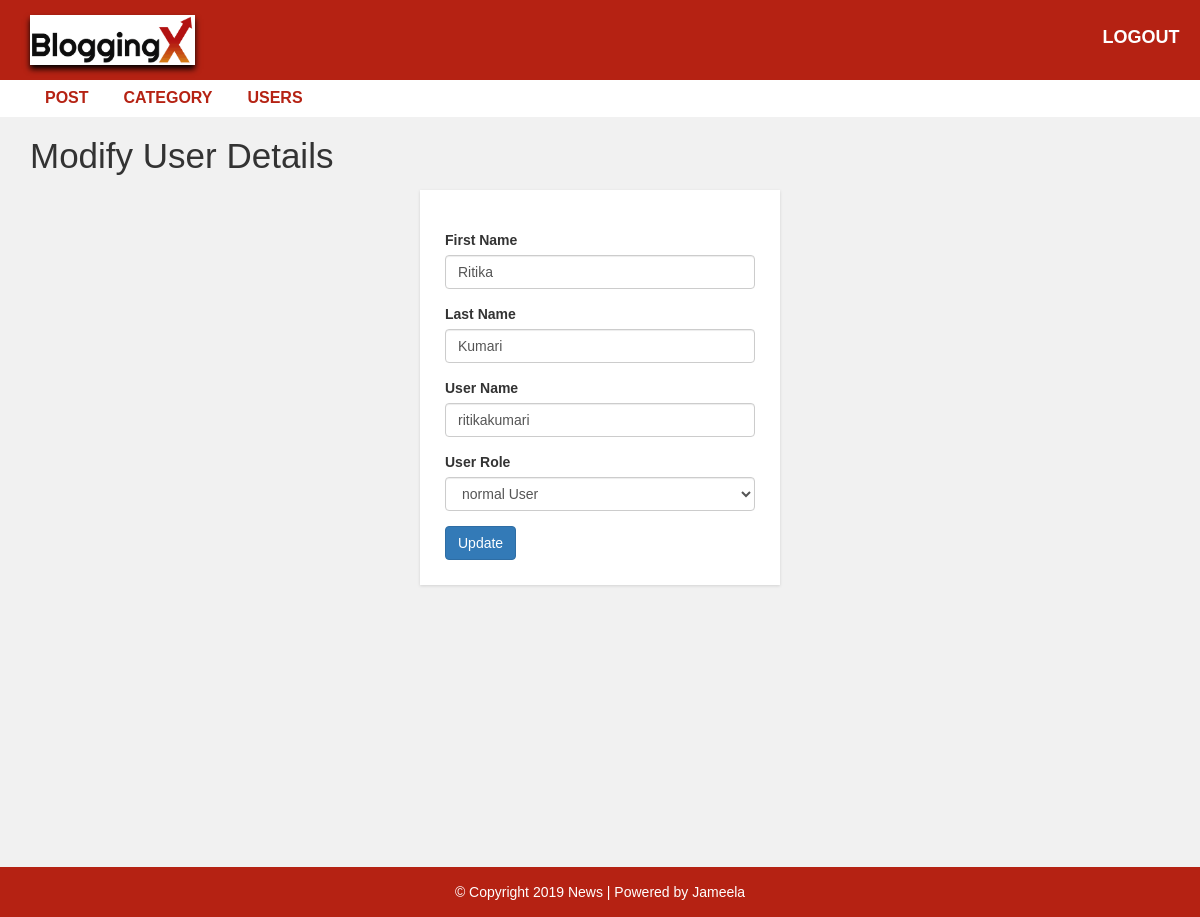
Page /admin/update-user.php?id=39 (signed in) on the committed database.
### tables this page shows
CREATE TABLE `user` (
  `user_id` int(10) UNSIGNED NOT NULL,
  `first_name` varchar(30) NOT NULL,
  `last_name` varchar(30) NOT NULL,
  `username` varchar(30) DEFAULT NULL,
  `password` varchar(40) DEFAULT NULL,
  `role` int(11) NOT NULL
);

### admin/update-user.php (the view, shortened to what this page needs)
<?php include "header.php";
?>
  <div id="admin-content">
      <div class="container">
          <div class="row">
              <div class="col-md-12">
                  <h1 class="admin-heading">Modify User Details</h1>
              </div>
              <div class="col-md-offset-4 col-md-4">
              <?php
                include "config.php";
                $user_id = $_GET['id'];
                $sql = "SELECT * FROM user WHERE user_id = {$user_id}";
                $result = mysqli_query($conn, $sql) or die("Query Failed.");
                if(mysqli_num_rows($result) > 0){
                  while($row = mysqli_fetch_assoc($result)){
                ?>
                  <form  action="<?php $_SERVER['PHP_SELF']; ?>" method ="POST">
                          <div class="form-group">
                          <label>First Name</label>
                          <input type="text" name="f_name" class="form-control" value="<?php echo $row['first_name'];  ?>" placeholder="" required>
                      </div>
                      <div class="form-group">
                          <label>Last Name</label>
                          <input type="text" name="l_name" class="form-control" value="<?php echo $row['last_name'];  ?>" placeholder="" required>
                      </div>
                      <div class="form-group">
                          <label>User Name</label>
                          <input type="text" name="username" class="form-control" value="<?php echo $row['username'];  ?>" placeholder="" required>
                      </div>
                      <div class="form-group">
                          <label>User Role</label>
                          <select class="form-control" name="role" value="<?php echo $row['role']; ?>">
                          <?php
                              if($row['role'] == 1){
                                echo "<option value='0'>normal User</option>
                                      <option value='1' selected>Admin</option>";
                              }else{
                                echo "<option value='0' selected>normal User</option>
                                      <option value='1'>Admin</option>";
                              }
                            ?>
                          </select>
                      </div>
                      <input type="submit" name="submit" class="btn btn-primary" value="Update" required />
                  </form>
                  <?php
                }
              }
                   ?>
              </div>
          </div>
      </div>
  </div>
<?php include "footer.php"; ?>

### css/style.css (style rules this page uses)
body { background: #f1f1f1; font-family: sans-serif,arial,Helvetica; }
#admin-content { padding: 20px 0; min-height: 750px; }
#admin-content .admin-heading { font-size: 35px; margin: 0 0 15px; }
form { background: #fff; padding: 25px; box-shadow:0 1px 3px rgba(0, 0, 0, 0.13); }

### rows in the picture
user: f_name "Ritika", l_name "Kumari", username "ritikakumari", role "normal User"
